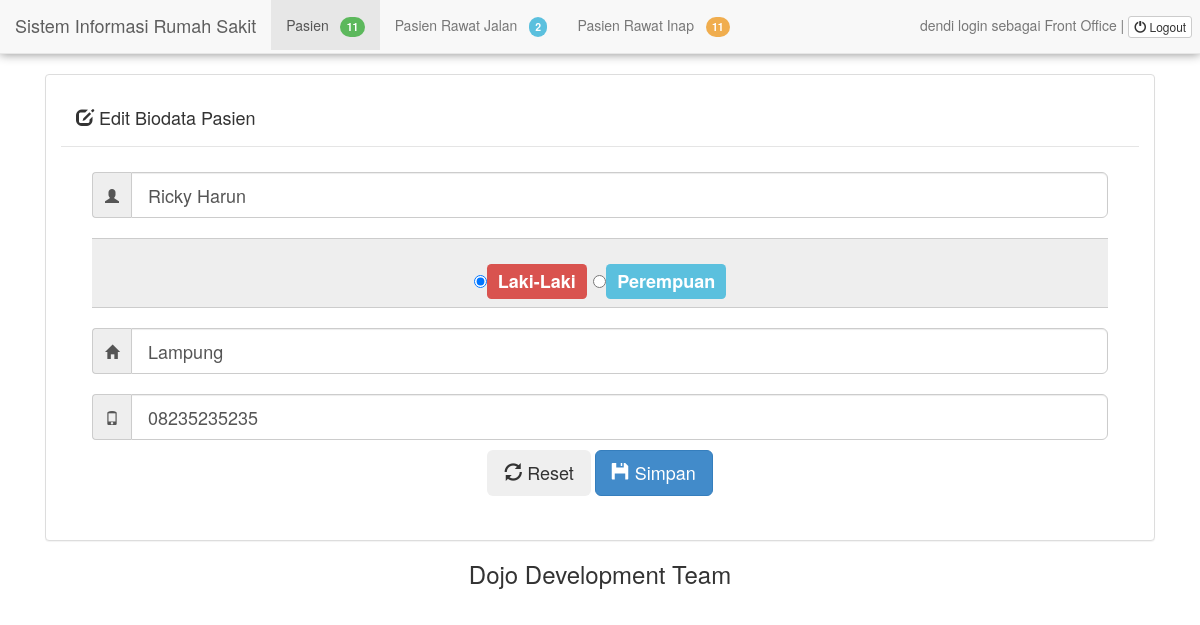
The page /front-office.php?view=tampil_ubah_pasien&id_pasien=25 (signed in) on the database its author committed.
### tables this page shows
CREATE TABLE `tbl_pasien` (
  `id_pasien` int(6) NOT NULL,
  `nama_pasien` varchar(30) NOT NULL,
  `alamat` varchar(40) NOT NULL,
  `jenis_kelamin` char(1) NOT NULL,
  `no_telepon` varchar(15) NOT NULL
);

### front-office/tampil_ubah_pasien.php (the view, shortened to what this page needs)
<?php
if (isset($_GET)) {
    $id_ubah_pasien = $_GET['id_pasien'];
    $query = "SELECT * FROM tbl_pasien where id_pasien = '$id_ubah_pasien'";
    $result = mysql_query($query);
    if (mysql_num_rows($result)) {
        while ($row = mysql_fetch_array($result)) {
            ?>
            <div class="modal-header">
                <h4 class="modal-title" id="myModalLabel"> <i class="glyphicon glyphicon-edit"></i> Edit Biodata Pasien</h4>
            </div>
            <div class="modal-body">
                <form name="edit_pasien" id="edit_pasien" method="POST" action="front-office/aksi_ubah_pasien.php">
                    <div class="input-group input-lg">
                        <span class="input-group-addon">
                            <i class="glyphicon glyphicon-user"></i>
                        </span>
                        <input type="text" name="nama" placeholder="Nama Pasien" class="form-control input-lg" value="<?php echo $row['nama_pasien'] ?>" required autofocus  />
                    </div>
                    <div class="input-group input-lg ">
                        <span class="input-group-addon">
                            <h3>
                                <input type="radio" name="jenis_kelamin" value="L" required <?php
            if ($row['jenis_kelamin'] == 'L') {
                echo 'checked';
            }
            ?>><span class="label label-danger">Laki-Laki</span></input>
                                <input type="radio" name="jenis_kelamin" value="P" required <?php
                                       if ($row['jenis_kelamin'] == 'P') {
                                           echo 'checked';
                                       }
                                       ?>><span class="label label-info">Perempuan</span></input>
                            </h3>
                        </span>
                    </div>
                    <div class="input-group input-lg">
                        <span class="input-group-addon">
                            <i class="glyphicon glyphicon-home"></i>
                        </span>
                        <input type="text" name="alamat" value="<?php echo $row['alamat']; ?>" placeholder="Alamat" class="form-control input-lg" required />
                    </div>
                    <div class="input-group input-lg">
                        <span class="input-group-addon">
                            <i class="glyphicon glyphicon-phone"></i>
                        </span>
                        <input type="text" name="no_telepon" value="<?php echo $row['no_telepon']; ?>" placeholder="Nomor Telepon" class="form-control input-lg" required />
                    </div>
                    <div align="center">
                        <button type="reset" class="btn btn-inverse btn-lg"><i class="glyphicon glyphicon-refresh"></i> Reset </button>
                        <button type="submit" class="btn btn-primary btn-lg"><i class="glyphicon glyphicon-floppy-disk"></i>  Simpan </button>
                    </div>
                </form>
            </div>
            <?php
        }
    }
}
?>

### rows shown on the page
tbl_pasien: nama "Ricky Harun", jenis_kelamin "☑", alamat "Lampung", no_telepon "08235235235"

### other values the page prints
mysql_num_rows($hitung_pasien) "11"
mysql_num_rows($hitung_pri) "2"
mysql_num_rows($hitung_pri) "11"
$_SESSION['username'] "dendi"
$_SESSION['hak_akses'] "Front Office"
